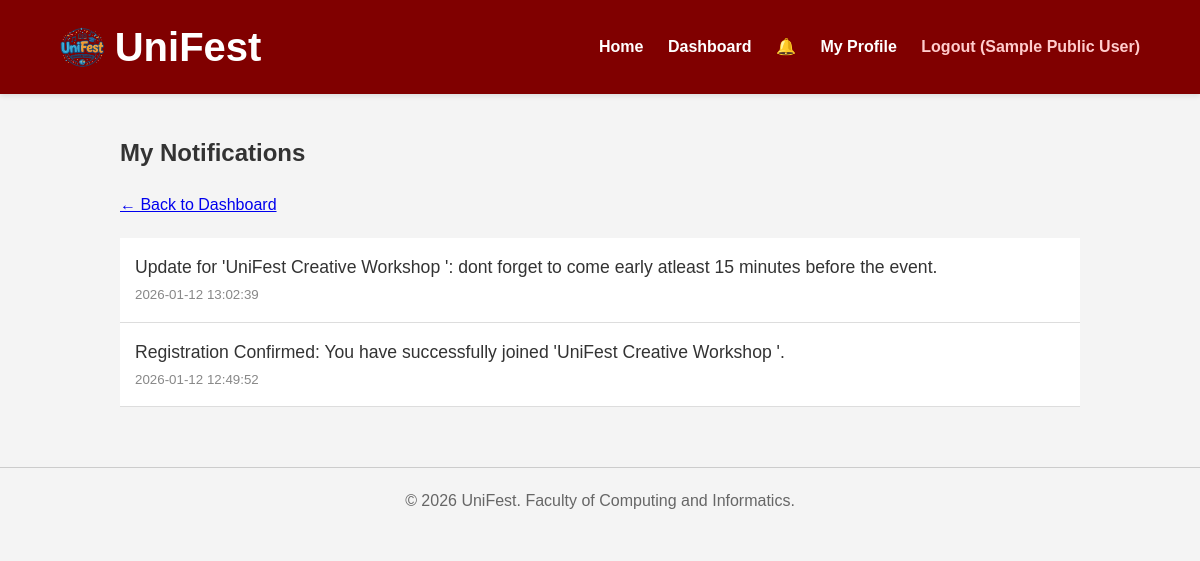
/notifications.php (signed in), run on the app's committed database.
### tables this page shows
CREATE TABLE `notifications` (
  `id` int(11) NOT NULL,
  `user_id` int(11) NOT NULL,
  `message` text NOT NULL,
  `is_read` tinyint(1) DEFAULT 0,
  `created_at` timestamp NOT NULL DEFAULT current_timestamp()
);

### notifications.php (the view, shortened to what this page needs)
<?php
require 'config/db.php';
require 'includes/header.php';
$user_id = $_SESSION['user_id'];
$pdo->prepare("UPDATE notifications SET is_read = 1 WHERE user_id = ?")->execute([$user_id]);
$stmt = $pdo->prepare("SELECT * FROM notifications WHERE user_id = ? ORDER BY created_at DESC");
$stmt->execute([$user_id]);
$notifs = $stmt->fetchAll();
?>
<h2>My Notifications</h2>
<a href="dashboard.php">&larr; Back to Dashboard</a>
<div style="margin-top: 20px;">
    <?php if (count($notifs) > 0): ?>
        <?php foreach ($notifs as $n): ?>
            <div style="padding: 15px; border-bottom: 1px solid #ddd; background: <?= $n['is_read'] ? '#fff' : '#f0f8ff' ?>;">
                <p style="margin: 0; font-size: 1.1rem;"><?= htmlspecialchars($n['message']) ?></p>
                <small style="color: #888;"><?= $n['created_at'] ?></small>
            </div>
        <?php endforeach; ?>
    <?php else: ?>
        <p>No new notifications.</p>
    <?php endif; ?>
</div>
<?php require 'includes/footer.php'; ?>

### assets/style.css (style rules this page uses)
:root { --primary-color: #800000; --secondary-color: #333; --bg-color: #f4f4f4; --text-color: #333; }
body { font-family: Arial, sans-serif; background-color: var(--bg-color); margin: 0; padding: 0; color: var(--text-color); line-height: 1.6; }

### data on the page
notifications: message "Update for 'UniFest Creative Workshop ': dont forget to come early atleast 15 minutes before the event.", created_at "2026-01-12 13:02:39"
notifications: message "Registration Confirmed: You have successfully joined 'UniFest Creative Workshop '.", created_at "2026-01-12 12:49:52"

### other printed values
$_SESSION['user_name'] "Sample Public User"
